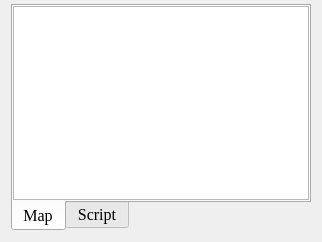
       <widget class="QWidget" name="verticalLayoutWidget_3">
        <layout class="QVBoxLayout" name="middleTopVLayout">
         <property name="spacing">
          <number>0</number>
         </property>
         <property name="topMargin">
          <number>4</number>
         </property>
         <item>
          <widget class="QTabWidget" name="mapTabWidget">
           <property name="minimumSize">
            <size>
             <width>300</width>
             <height>200</height>
            </size>
           </property>
           <property name="font">
            <font>
             <family>Times New Roman</family>
             <pointsize>12</pointsize>
            </font>
           </property>
           <property name="tabPosition">
            <enum>QTabWidget::South</enum>
           </property>
           <property name="currentIndex">
            <number>0</number>
           </property>
           <widget class="QWidget" name="mapSubTab">
            <attribute name="title">
             <string>Map</string>
            </attribute>
            <layout class="QVBoxLayout" name="verticalLayout_7">
             <property name="leftMargin">
              <number>0</number>
             </property>
             <property name="topMargin">
              <number>0</number>
             </property>
             <property name="rightMargin">
              <number>0</number>
             </property>
             <property name="bottomMargin">
              <number>0</number>
             </property>
             <item>
              <widget class="QGraphicsView" name="mapGraphicsView">
               <property name="lineWidth">
                <number>1</number>
               </property>
              </widget>
             </item>
            </layout>
           </widget>
           <widget class="QWidget" name="scriptSubTab">
            <attribute name="title">
             <string>Script</string>
            </attribute>
           </widget>
          </widget>
         </item>
        </layout>
       </widget>
